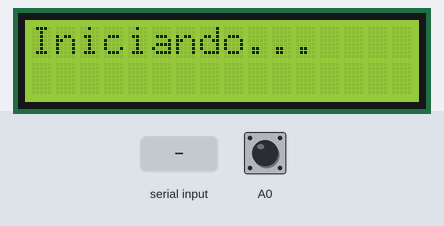
Bench run of a sketch on a simulated Arduino Uno, built with avr-gcc and run on an emulated ATmega328P. On the bench: 16×2 character LCD. The inputs (shaded band) are chosen by the test bench; at power-on: A0 HIGH.

Above: at 0.1 s.
1.5 s: byte 30 received over Serial
At 2.7 s:
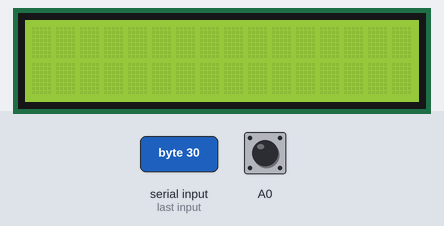
3.0 s: byte 90 received over Serial
At 3.8 s:
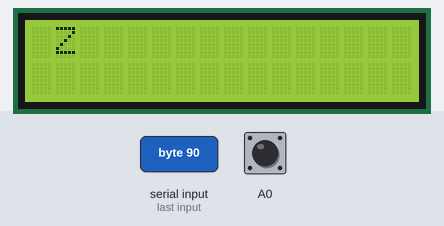
4.5 s: byte 120 received over Serial
At 5.0 s:
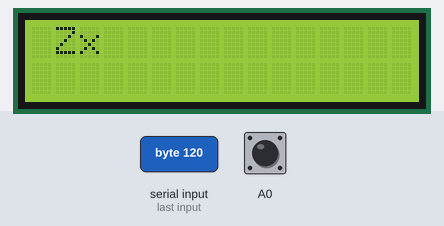
6.0 s: byte 30 received over Serial
7.5 s: byte 90 received over Serial
At 8.7 s:
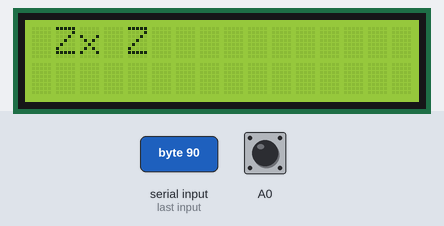
9.0 s: byte 120 received over Serial
At 9.9 s:
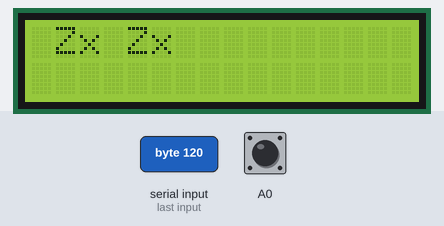
Timing chart, 0 to 11.5 s (numbered marks = the images above; inputs shaded):
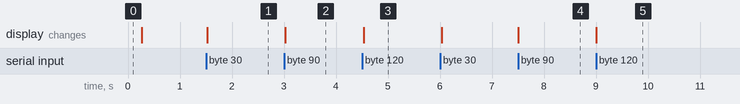

Measured:
- after the input at 3.0 s, the display: changes at once (image 2)
- after the input at 4.5 s, the display: changes at once (image 3)
- after the input at 7.5 s, the display: changes at once (image 4)
- after the input at 9.0 s, the display: changes at once (image 5)

The sketch:

EXclavo.ino
```cpp
#include <Wire.h>
#include <LiquidCrystal.h>

LiquidCrystal lcd(12, 11, 10, 9, 8, 7);

 char dato="";


void setup() {
  Serial.begin(9600);
  pinMode(A0, INPUT_PULLUP);
  lcd.begin(16,2);
  lcd.setCursor(0,0);
  lcd.print("Iniciando...");
  delay(200);
  lcd.clear();
}

void loop() {
 delay(30);

  if (Serial.available()>0)
  {
  dato=Serial.read();
  lcd.print(dato);
  }
  if((digitalRead(A0)==LOW))
  {
    lcd.clear();
  }
}
```
